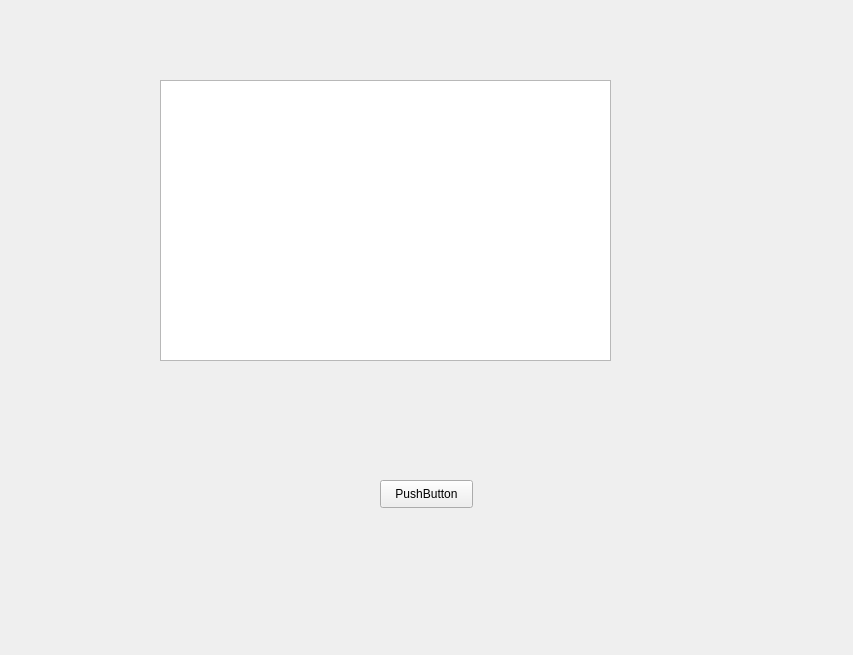
<?xml version="1.0" encoding="UTF-8"?>
<ui version="4.0">
 <class>Form</class>
 <widget class="QWidget" name="Form">
  <property name="geometry">
   <rect>
    <x>0</x>
    <y>0</y>
    <width>853</width>
    <height>655</height>
   </rect>
  </property>
  <property name="windowTitle">
   <string>Form</string>
  </property>
  <widget class="QPushButton" name="button">
   <property name="geometry">
    <rect>
     <x>380</x>
     <y>480</y>
     <width>93</width>
     <height>28</height>
    </rect>
   </property>
   <property name="text">
    <string>PushButton</string>
   </property>
  </widget>
  <widget class="QPlainTextEdit" name="textEdit">
   <property name="geometry">
    <rect>
     <x>160</x>
     <y>80</y>
     <width>451</width>
     <height>281</height>
    </rect>
   </property>
  </widget>
 </widget>
 <resources/>
 <connections/>
</ui>
